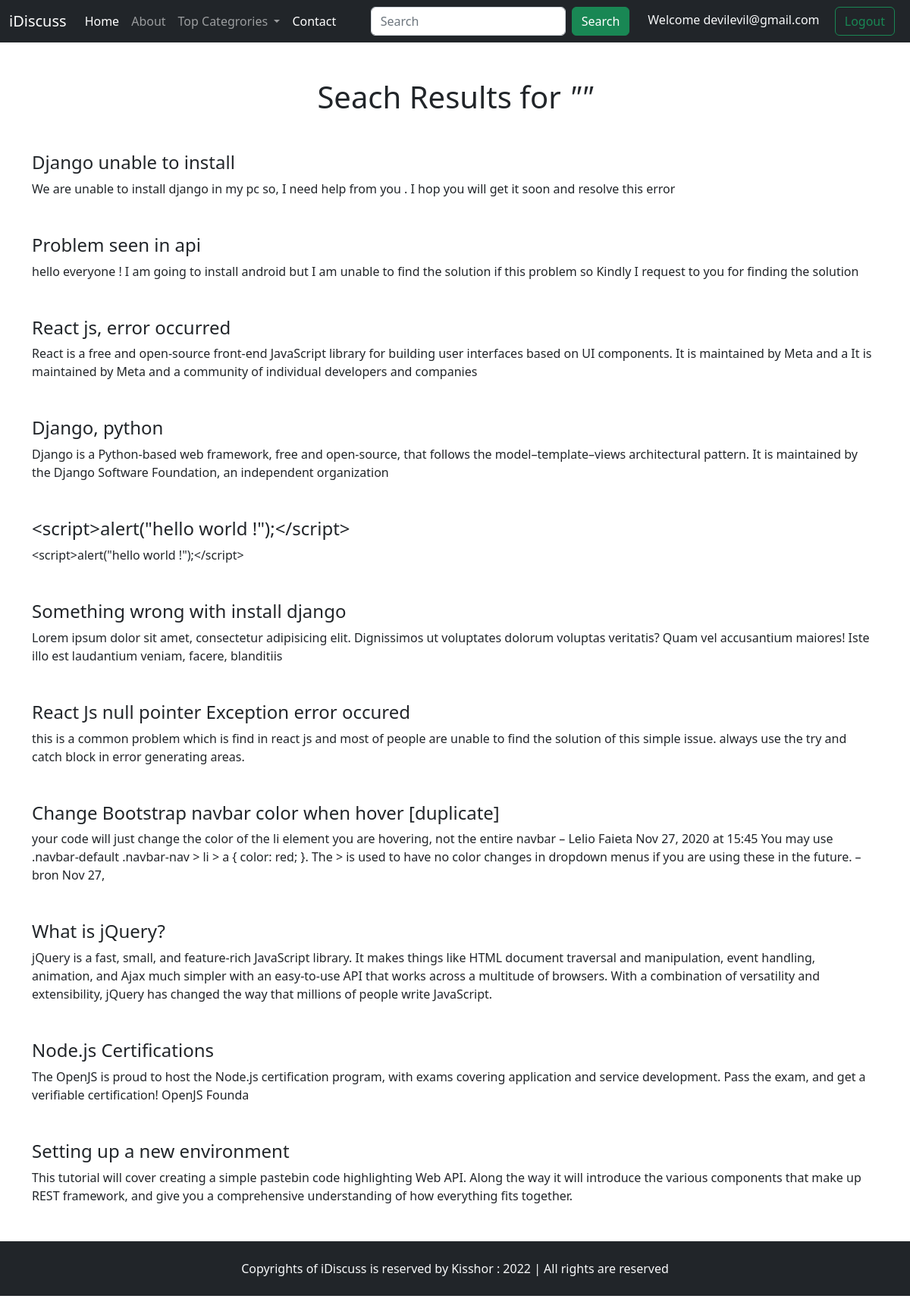
The page /search.php (signed in) on the database its author committed.
### tables this page shows
CREATE TABLE `thread` (
  `thread_id` int(7) NOT NULL,
  `thread_title` varchar(300) NOT NULL,
  `thread_desc` text NOT NULL,
  `thread_cat_id` int(7) NOT NULL,
  `thread_user_id` int(7) NOT NULL,
  `time` datetime NOT NULL DEFAULT current_timestamp()
);

### search.php (the view, shortened to what this page needs)
<?php include('partials/_navbar.php') ?>
<div class="container hdr">
    <h1 class="text-center mt-5">Seach Results for<em> "<?php echo $_GET['search']; ?>"</em></h1>
    <?php
    $query = $_GET['search'];
      $sql = "SELECT *FROM `thread` WHERE CONCAT(thread_title, thread_desc) LIKE'%$query%'";
      $result = mysqli_query($conn, $sql);
      $count = mysqli_num_rows($result);
      if ($count>0) {
        while ($row = mysqli_fetch_assoc($result)) {
          $title =  $row['thread_title'];
          $desc =  $row['thread_desc'];
          $id =  $row['thread_id'];
          $url = "threaditem.php?threadid=". $id;
          echo'<div class="results  my-5">
            <h4><a class="text-dark text-decoration-none" href="'.$url.'">'.$title.'</a></h4>
            <p>'.$desc.'</p>
            </div>';
        }
      }
    ?>
  </div>
      <?php include('partials/_footer.php') ?>
  </body>
</html>

### partials/_navbar.php (style rules this page uses)
.hdr { min-height: 550px; }

### rows shown on the page
thread: thread_title "Django unable to install", thread_desc "We are unable to install django in my pc so, I need help from you . I hop you will get it soon and resolve this error"
thread: thread_title "Problem seen in api", thread_desc "hello everyone ! I am going to install android but I am unable to find the solution if this problem so Kindly I request to you for finding the solution"
thread: thread_title "React js, error occurred", thread_desc "React is a free and open-source front-end JavaScript library for building user interfaces based on UI components. It is maintained by Meta and a It is maintained by Meta and a community of individual developers and companies"
thread: thread_title "Django, python", thread_desc "Django is a Python-based web framework, free and open-source, that follows the model–template–views architectural pattern. It is maintained by the Django Software Foundation, an independent organization"
thread: thread_title "<script>alert(\"hello world !\");</script>", thread_desc "<script>alert(\"hello world !\");</script>"
thread: thread_title "Something wrong with install django", thread_desc "Lorem ipsum dolor sit amet, consectetur adipisicing elit. Dignissimos ut voluptates dolorum voluptas veritatis? Quam vel accusantium maiores! Iste illo est laudantium veniam, facere, blanditiis"
thread: thread_title "React Js null pointer Exception error occured", thread_desc "this is a common problem which is find in react js and most of people are unable to find the solution of this simple issue. always use the try and catch block in error generating areas."
thread: thread_title "Change Bootstrap navbar color when hover [duplicate]", thread_desc "your code will just change the color of the li element you are hovering, not the entire navbar – Lelio Faieta Nov 27, 2020 at 15:45 You may use .navbar-default .navbar-nav > li > a { color: red; }. The > is used to have no color changes in dropdown menus if you are using these in the future. – bron Nov 27,"
thread: thread_title "What is jQuery?", thread_desc "jQuery is a fast, small, and feature-rich JavaScript library. It makes things like HTML document traversal and manipulation, event handling, animation, and Ajax much simpler with an easy-to-use API that works across a multitude of browsers. With a combination of versatility and extensibility, jQuery has changed the way that millions of people write JavaScript."
thread: thread_title "Node.js Certifications", thread_desc "The OpenJS is proud to host the Node.js certification program, with exams covering application and service development. Pass the exam, and get a verifiable certification! OpenJS Founda"
thread: thread_title "Setting up a new environment", thread_desc "This tutorial will cover creating a simple pastebin code highlighting Web API. Along the way it will introduce the various components that make up REST framework, and give you a comprehensive understanding of how everything fits together."

### other values the page prints
$_SESSION['username'] "devilevil@gmail.com"
